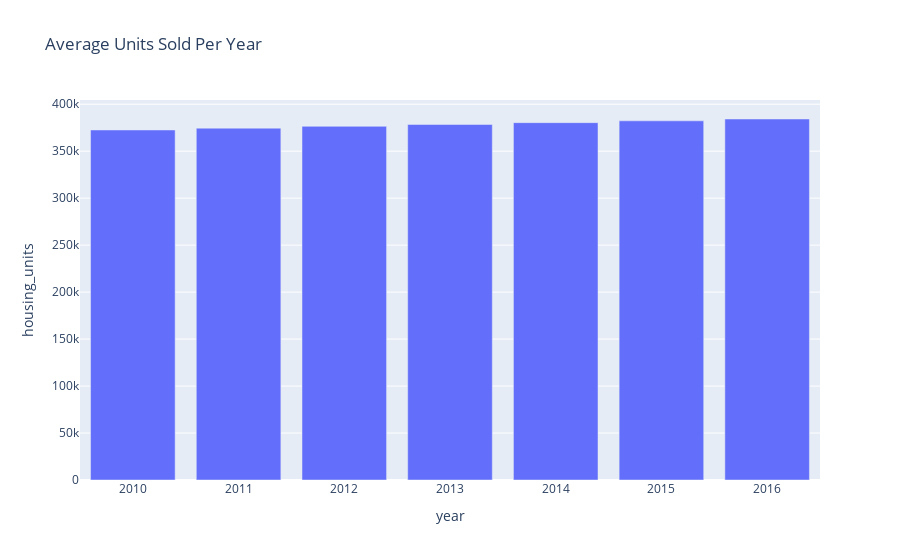

Notebook source saved alongside this figure:
### Markdown cell above
# Debugging

Note: Some of the Plotly express plots may not render in the notebook through the panel functions.

However, you can test each plot by uncommenting the following code

### Code cell
housing_units_per_year()

### Figure 1 — Plotly figure (JSON) as saved in the notebook; plotly's stock layout.template omitted (floating-point values rounded to 4 significant figures)
{"data": [{"alignmentgroup": "True", "hovertemplate": "year=%{x}<br>housing_units=%{y}<extra></extra>", "legendgroup": "", "marker": {"color": "#636efa", "pattern": {"shape": ""}}, "name": "", "offsetgroup": "", "orientation": "v", "showlegend": false, "textposition": "auto", "type": "bar", "x": [2010, 2011, 2012, 2013, 2014, 2015, 2016], "xaxis": "x", "y": [372560, 374507, 376454, 378401, 380348, 382295, 384242], "yaxis": "y"}], "layout": {"autosize": true, "barmode": "relative", "legend": {"tracegroupgap": 0}, "title": {"text": "Average Units Sold Per Year"}, "xaxis": {"anchor": "y", "autorange": true, "domain": [0, 1], "range": [2010.0, 2016.0], "title": {"text": "year"}, "type": "linear"}, "yaxis": {"anchor": "x", "autorange": true, "domain": [0, 1], "range": [0, 404500.0], "title": {"text": "housing_units"}, "type": "linear"}}}
